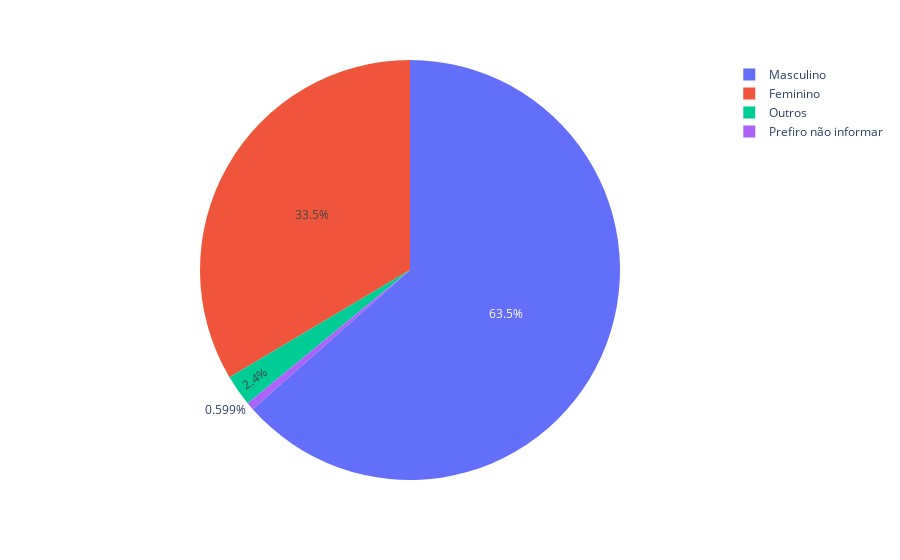

Notebook code for this chart:
### Markdown cell above
> Segundo o grafico pessoas mais velhas nao jogam muito

### Code cell
sexo_gostoso.show()

### Figure 1 — Plotly figure (JSON) as saved in the notebook; plotly's stock layout.template omitted (floating-point values rounded to 4 significant figures; data arrays with more than 128 entries replaced by an {"elided": "..."} marker saying what was removed)
{"data": [{"domain": {"x": [0, 1], "y": [0, 1]}, "hovertemplate": "genero=%{label}<br>count=%{value}<extra></extra>", "labels": {"elided": "167 str values"}, "legendgroup": "", "name": "", "showlegend": true, "type": "pie", "values": {"elided": "167 int values"}}], "layout": {"legend": {"tracegroupgap": 0}, "margin": {"t": 60}}}
